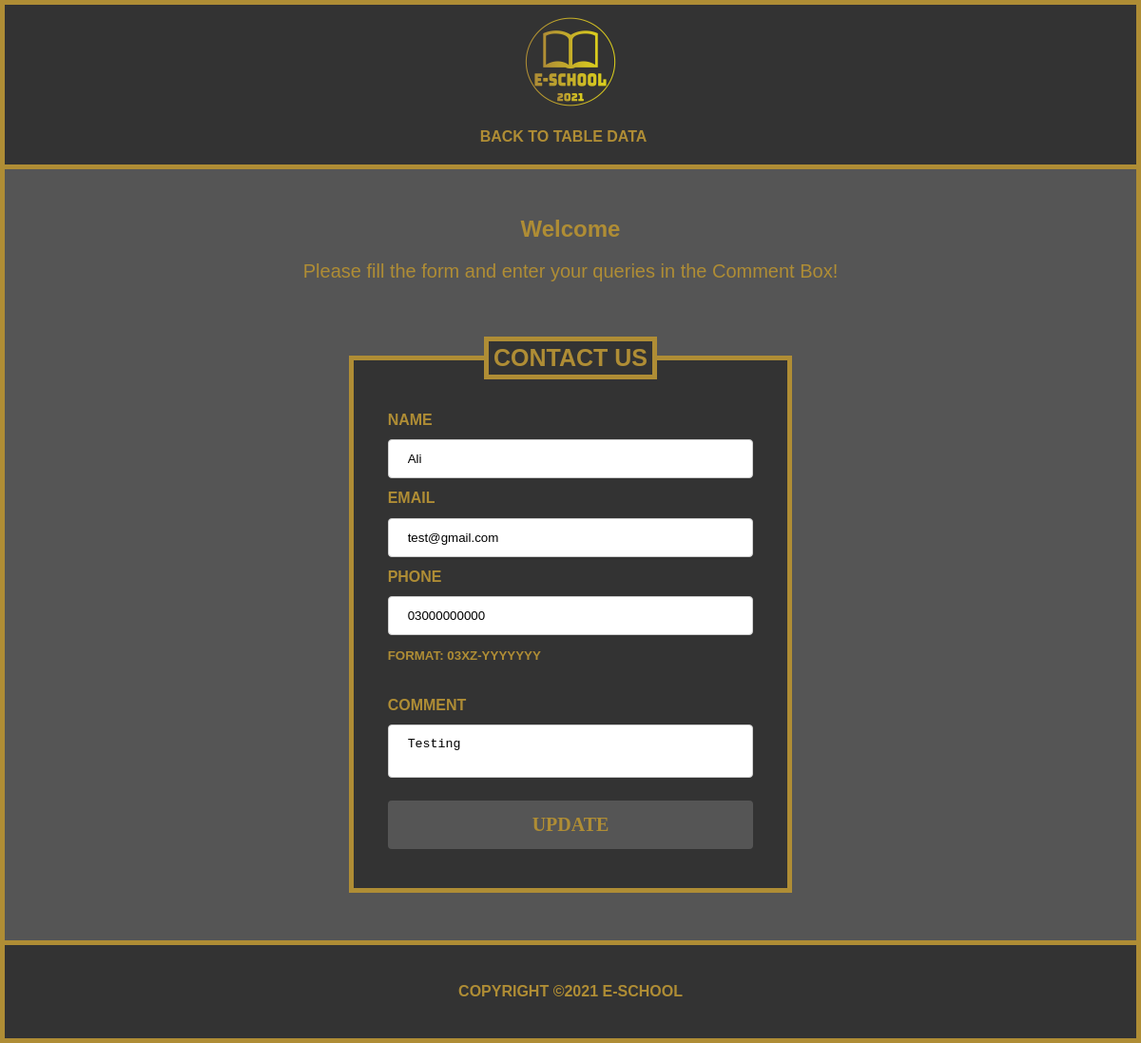
/E-School/contactDbUpdate.php?contact_id=2, run on the app's committed database.
### tables this page shows
CREATE TABLE `contact` (
  `contact_id` int(11) NOT NULL,
  `name` varchar(255) NOT NULL,
  `email` varchar(255) NOT NULL,
  `phone` varchar(255) NOT NULL,
  `comment` text NOT NULL,
  `created_at` timestamp NOT NULL DEFAULT current_timestamp()
);

### E-School/contactDbUpdate.php (the view, shortened to what this page needs)
<!DOCTYPE html>
<html lang="en">
<head>
    <link rel="stylesheet" type="text/css" href="style.css">
</head>
<body>
    <div class="lock_2">
        <header id="main-header">
            <div class="container">
                <div id="logo">
                    <img src="images/logo.png" alt="E-SCHOOL LOGO" width="100" height="100">
                </div>
            </div>
        </header>
        <nav id="navbar">
            <div class="container">
                <ul>
                    <li><a href="displaytables.php">Back to Table Data</a></li>
                </ul>
            </div>
        </nav>
    </div>
    <div class="container">
        <div id="contact_sections">
            <section id="sec1">
                <h1>Welcome</h1>
                <p>Please fill the form and enter your queries in the Comment Box!</p>
            </section>
            <section>
<?php
include ('dbConnection.php');
$ids=$_GET['contact_id'];
$Query= "select * from contact where contact_id={$ids}";
$showQuery = mysqli_query($conn,$Query) or die( mysqli_error($conn));
$arrayData = mysqli_fetch_array($showQuery);
        ?>
            <form name="myForm" action="contactDbUpdate.php?contact_id=<?php echo $_GET['contact_id']; ?>"  method="post">
                    <fieldset>
                        <legend>Contact Us</legend>
                        <div id="LIT">
                            <label>Name</label><input type="text" name="name" value = "<?php echo $arrayData['name'] ?>" ><br>
                            <label>Email</label> <input type="email" name="email"  value = "<?php echo $arrayData['email'] ?>"><br>
                            <label>Phone</label><input type="tel" pattern="[0]{1}[3]{1}[0-9]{9}" name="phone"  value = "<?php echo $arrayData['phone'] ?>"><br>
                            <small>FORMAT: 03XZ-YYYYYYY </small><br><br>
                            <label>Comment</label><textarea name="comment" ><?php echo $arrayData['comment'] ?></textarea><br>
			     			<button type="submit" name="submit" >UPDATE</button>
                        </div>
                    </fieldset>
                </form>
            </section>
        </div>
    </div>
    <footer id="main-footer">
        <p>Copyright &copy;2021 E-School</p>
    </footer>
</body>

### E-School/style.css (style rules this page uses)
body { background-color: #555; color: rgb(175, 141, 53); font-family: Arial, Helvetica, sans-serif; font-size: 16px; line-height: 1.6em; margin: 0; border-left: rgb(175, 141, 53) solid; border-right: rgb(175, 141, 53) solid; border-bottom: rgb(175, 141, 53) solid; border-width: 5px; }
h1 { text-align: center; margin-top: 30px; }
.lock_2 { position: relative; }
.container { width: 80%; margin: auto; overflow: hidden; }
#main-header { background-color: #333; color: #708090; border-top: rgb(175, 141, 53) solid; border-width: 5px; }
#navbar { background-color: #333; border-bottom: rgb(175, 141, 53) solid; border-width: 5px; text-transform: uppercase; }
#navbar ul { padding: 0; list-style: none; display: flex; justify-content: center; }
#navbar li { display: inline; }
#navbar a { color: rgb(175, 141, 53); text-decoration: none; font-size: 16px; padding-right: 15px; font-weight: bold; }
#main-footer { background: #333; color: rgb(175, 141, 53); text-align: center; padding: 20px; margin-top: 40px; border-top: rgb(175, 141, 53) solid; border-width: 5px; text-transform: uppercase; font-size: 16px; font-weight: bold; }
#logo { padding-top: 10px; display: flex; justify-content: center; }
* { box-sizing: border-box }
#contact_sections { margin: auto; padding: 10px; }
#contact_sections h1 { text-align: center; }
#sec1 { padding: 10px; margin-bottom: 25px; }
#sec1 p { text-align: center; font-size: 20px; }
#contact_sections form fieldset { margin-left: 25%; margin-right: 25%; background-color: #333; border: 5px solid; border-color: rgb(175, 141, 53); font-weight: bold; }
#contact_sections form legend { text-align: center; padding: 5px; border: 5px solid; background-color: #333; text-transform: uppercase; font-size: 25px; }
#LIT { margin: 2%; padding: 15px; }
#contact_sections form label { margin-right: 20px; text-transform: uppercase; }
#contact_sections form textarea { resize: none; }
input[type=text], select, input[type=email], input[type=tel], input[type=password], #contact_sections form textarea { width: 100%; padding: 12px 20px; margin: 8px 0; display: inline-block; border: 1px solid #ccc; border-radius: 4px; box-sizing: border-box; }
button[type=submit], #reset { width: 100%; background-color: #555; color: rgb(175, 141, 53); padding: 14px 20px; margin: 8px 0; border: none; border-radius: 4px; cursor: pointer; font-weight: bold; font-size: 20px; text-transform: uppercase; font-family: 'Times New Roman', Times, serif; }

### data on the page
contact: name "Ali", email "test@gmail.com", phone "03000000000", comment "Testing"
